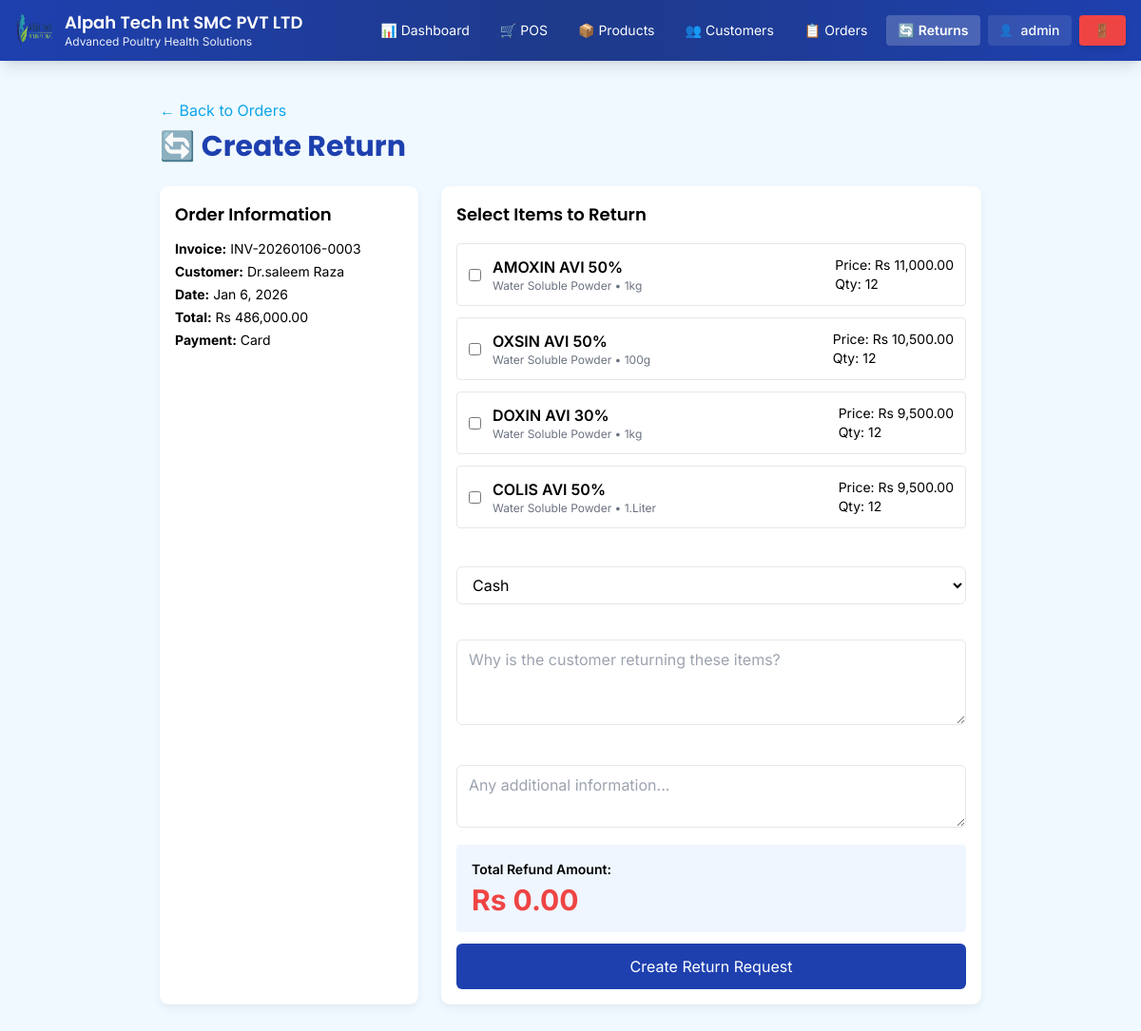
/create_return.php?order_id=18 (signed in), run on the app's committed database.
### tables this page shows
CREATE TABLE `orders` (
  `id` int(11) NOT NULL,
  `invoice_number` varchar(50) NOT NULL,
  `customer_id` int(11) DEFAULT NULL,
  `total_amount` decimal(10,2) NOT NULL,
  `advance_amount` decimal(10,2) DEFAULT 0.00,
  `remaining_amount` decimal(10,2) DEFAULT 0.00,
  `payment_method` varchar(50) DEFAULT NULL,
  `order_date` timestamp NOT NULL DEFAULT current_timestamp(),
  `status` varchar(20) DEFAULT 'completed',
  `has_return` tinyint(1) DEFAULT 0
);

CREATE TABLE `customers` (
  `id` int(11) NOT NULL,
  `name` varchar(255) NOT NULL,
  `phone` varchar(20) NOT NULL,
  `address` text DEFAULT NULL,
  `created_at` timestamp NOT NULL DEFAULT current_timestamp()
);

CREATE TABLE `order_items` (
  `id` int(11) NOT NULL,
  `order_id` int(11) NOT NULL,
  `product_id` int(11) NOT NULL,
  `quantity` int(11) NOT NULL,
  `unit_price` decimal(10,2) NOT NULL,
  `total_price` decimal(10,2) NOT NULL
);

CREATE TABLE `products` (
  `id` int(11) NOT NULL,
  `name` varchar(255) NOT NULL,
  `category` varchar(100) NOT NULL,
  `composition` text DEFAULT NULL,
  `unit` varchar(50) DEFAULT NULL,
  `form` varchar(100) DEFAULT NULL,
  `buy_price` decimal(10,2) DEFAULT 0.00,
  `sell_price` decimal(10,2) DEFAULT 0.00,
  `stock_quantity` int(11) DEFAULT 0,
  `min_stock` int(11) DEFAULT 0,
  `created_at` timestamp NOT NULL DEFAULT current_timestamp()
);

### functions.php (called while the page is built, shortened)
<?php
function e($str) {
    return htmlspecialchars((string)$str, ENT_QUOTES, 'UTF-8');
}
function format_currency($amount) {
    return 'Rs ' . number_format((float)$amount, 2);
}

### create_return.php (the view, shortened to what this page needs)
<?php
require_once __DIR__ . '/functions.php';
$order_id = (int)($_GET['order_id'] ?? 0);
$stmt = $pdo->prepare("
    SELECT o.*, c.name as customer_name, c.phone as customer_phone
    FROM orders o
    LEFT JOIN customers c ON c.id = o.customer_id
    WHERE o.id = ?
");
$stmt->execute([$order_id]);
$order = $stmt->fetch();
$itemsStmt = $pdo->prepare("
    SELECT oi.*, p.name, p.unit, p.form
    FROM order_items oi
    JOIN products p ON p.id = oi.product_id
    WHERE oi.order_id = ?
");
$itemsStmt->execute([$order_id]);
$items = $itemsStmt->fetchAll();
require_once __DIR__ . '/includes/header.php';
?>
<div class="max-w-4xl mx-auto px-4 py-6">
  <div class="mb-6">
    <a href="orders.php" class="text-secondary hover:underline">← Back to Orders</a>
    <h1 class="font-heading text-3xl font-bold text-primary mt-2">🔄 Create Return</h1>
  </div>
  <div class="grid grid-cols-1 lg:grid-cols-3 gap-6">
    <div class="card">
      <h2 class="font-heading text-lg font-semibold mb-3">Order Information</h2>
      <div class="text-sm space-y-1">
        <div><strong>Invoice:</strong> <?= e($order['invoice_number']) ?></div>
        <div><strong>Customer:</strong> <?= e($order['customer_name'] ?? 'Walk-in') ?></div>
        <div><strong>Date:</strong> <?= date('M j, Y', strtotime($order['order_date'])) ?></div>
        <div><strong>Total:</strong> <?= format_currency($order['total_amount']) ?></div>
        <div><strong>Payment:</strong> <?= e(ucfirst(str_replace('_', ' ', $order['payment_method']))) ?></div>
      </div>
    </div>
    <div class="lg:col-span-2 card">
      <h2 class="font-heading text-lg font-semibold mb-4">Select Items to Return</h2>
      <form method="post" action="returns.php" id="returnForm">
        <div class="space-y-3 mb-4">
          <?php foreach ($items as $item): ?>
            <div class="border rounded p-3 hover:bg-gray-50">
              <div class="flex items-center gap-3">
                <input
                  type="checkbox"
                  class="return-item-check"
                  data-product-id="<?= (int)$item['product_id'] ?>"
                  data-price="<?= e($item['unit_price']) ?>"
                  data-max-qty="<?= (int)$item['quantity'] ?>"
                  id="item_<?= (int)$item['product_id'] ?>"
                >
                <div class="flex-1">
                  <label for="item_<?= (int)$item['product_id'] ?>" class="font-semibold cursor-pointer">
                    <?= e($item['name']) ?>
                  </label>
                  <div class="text-xs text-gray-500"><?= e($item['form']) ?> • <?= e($item['unit']) ?></div>
                </div>
                <div class="text-sm">
                  <div>Price: <?= format_currency($item['unit_price']) ?></div>
                  <div>Qty: <?= (int)$item['quantity'] ?></div>
                </div>
              </div>
            </div>
          <?php endforeach; ?>
        </div>
        <div class="space-y-3">
          <div>
            <label class="label">Refund Method</label>
            <select name="refund_method" class="input" required>
              <option value="cash">Cash</option>
            </select>
          </div>
          <div>
            <label class="label">Return Reason</label>
            <textarea name="reason" class="input" rows="3" required placeholder="Why is the customer returning these items?"></textarea>
          </div>
          <div>
            <label class="label">Additional Notes (Optional)</label>
            <textarea name="notes" class="input" rows="2" placeholder="Any additional information..."></textarea>
          </div>
          <div class="bg-blue-50 p-4 rounded">
            <div class="text-sm font-semibold mb-1">Total Refund Amount:</div>
            <div class="text-3xl font-bold text-danger" id="totalRefund">Rs 0.00</div>
          </div>
          <button type="submit" class="btn-primary w-full py-3" id="submitBtn" disabled>
            Create Return Request
          </button>
        </div>
      </form>
    </div>
  </div>
</div>
<?php require_once __DIR__ . '/includes/footer.php'; ?>

### assets/css/style.css (style rules this page uses)
:root { --primary:#1E40AF; --secondary:#0EA5E9; --success:#10B981; --warning:#F59E0B; --danger:#EF4444; --dark:#1E3A8A; --card-shadow: 0 4px 10px rgba(2,6,23,0.06); }
body { font-family: Inter, sans-serif; background: var(--lightbg); }
.card { background: #fff; border-radius: 0.6rem; padding: 1rem; box-shadow: var(--card-shadow); }
.input { width: 100%; border: 1px solid #e5e7eb; padding: .5rem .75rem; border-radius: .375rem; background: #fff; }
.label { font-size: .85rem; color: #ffffff; margin-bottom: .25rem; display:block; }
.btn-primary { background: var(--primary); color: #fff; padding: .5rem .75rem; border-radius: .375rem; display:inline-block; cursor:pointer; text-decoration:none; transition: background .15s; }

### data on the page
orders: invoice_number "INV-20260106-0003", customer.name "Dr.saleem Raza", order_date "Jan 6, 2026", total_amount "Rs 486,000.00", payment_method "Card"
order_items: product.name "AMOXIN AVI 50%", product.form "Water Soluble Powder", product.unit "1kg", unit_price "Rs 11,000.00", quantity "12"
order_items: product.name "OXSIN AVI 50%", product.form "Water Soluble Powder", product.unit "100g", unit_price "Rs 10,500.00", quantity "12"
order_items: product.name "DOXIN AVI 30%", product.form "Water Soluble Powder", product.unit "1kg", unit_price "Rs 9,500.00", quantity "12"
order_items: product.name "COLIS AVI 50%", product.form "Water Soluble Powder", product.unit "1.Liter", unit_price "Rs 9,500.00", quantity "12"

### other printed values
COMPANY_NAME "Alpah Tech Int SMC PVT LTD"
COMPANY_TAGLINE "Advanced Poultry Health Solutions"
$username "admin"
